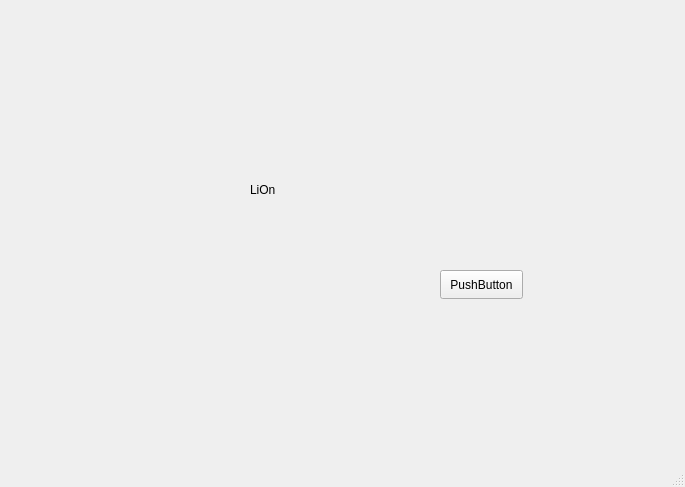
<?xml version="1.0" encoding="UTF-8"?>
<ui version="4.0">
 <class>MainWindow</class>
 <widget class="QMainWindow" name="MainWindow">
  <property name="geometry">
   <rect>
    <x>0</x>
    <y>0</y>
    <width>685</width>
    <height>487</height>
   </rect>
  </property>
  <property name="windowTitle">
   <string>MainWindow</string>
  </property>
  <widget class="QWidget" name="centralwidget">
   <widget class="QLabel" name="battery_type">
    <property name="geometry">
     <rect>
      <x>250</x>
      <y>180</y>
      <width>63</width>
      <height>20</height>
     </rect>
    </property>
    <property name="text">
     <string>LiOn</string>
    </property>
   </widget>
   <widget class="QPushButton" name="pushButton">
    <property name="geometry">
     <rect>
      <x>440</x>
      <y>270</y>
      <width>83</width>
      <height>29</height>
     </rect>
    </property>
    <property name="text">
     <string>PushButton</string>
    </property>
   </widget>
  </widget>
  <widget class="QStatusBar" name="statusbar"/>
 </widget>
 <resources/>
 <connections/>
</ui>
